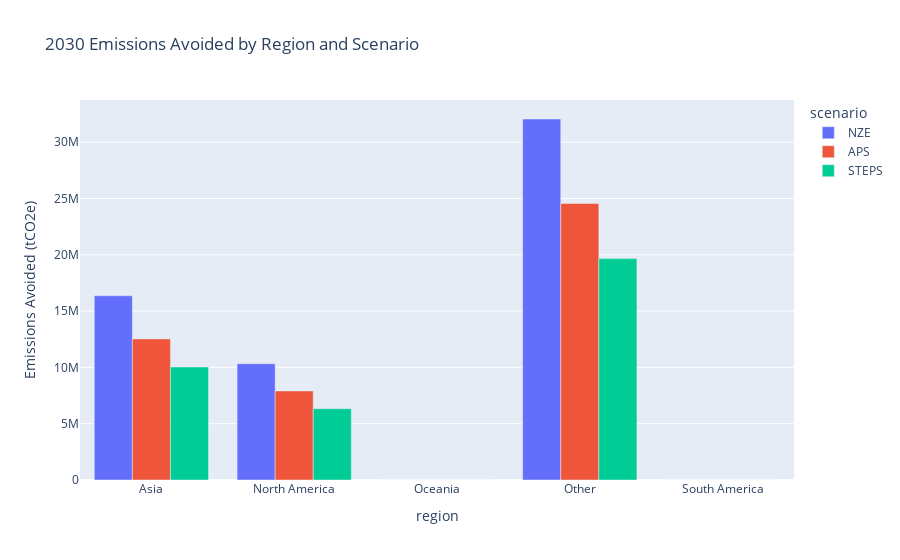

This figure's notebook cell:
### Code cell
# Regional projections comparison
year_2030 = df_projections[df_projections['year'] == 2030]

fig = px.bar(
    year_2030,
    x='region',
    y='emissions_avoided_tco2e',
    color='scenario',
    barmode='group',
    title='2030 Emissions Avoided by Region and Scenario',
    labels={'emissions_avoided_tco2e': 'Emissions Avoided (tCO2e)'}
)
fig.show()

### Figure 1 — Plotly figure (JSON) as saved in the notebook; plotly's stock layout.template omitted (floating-point values rounded to 4 significant figures)
{"data": [{"alignmentgroup": "True", "hovertemplate": "scenario=NZE<br>region=%{x}<br>Emissions Avoided (tCO2e)=%{y}<extra></extra>", "legendgroup": "NZE", "marker": {"color": "#636efa", "pattern": {"shape": ""}}, "name": "NZE", "offsetgroup": "NZE", "orientation": "v", "showlegend": true, "textposition": "auto", "type": "bar", "x": ["Asia", "North America", "Oceania", "Other", "South America"], "xaxis": "x", "y": [16360000.0, 10330000.0, 0, 32060000.0, 0], "yaxis": "y"}, {"alignmentgroup": "True", "hovertemplate": "scenario=APS<br>region=%{x}<br>Emissions Avoided (tCO2e)=%{y}<extra></extra>", "legendgroup": "APS", "marker": {"color": "#EF553B", "pattern": {"shape": ""}}, "name": "APS", "offsetgroup": "APS", "orientation": "v", "showlegend": true, "textposition": "auto", "type": "bar", "x": ["Asia", "North America", "Oceania", "Other", "South America"], "xaxis": "x", "y": [12530000.0, 7908000.0, 0, 24550000.0, 0], "yaxis": "y"}, {"alignmentgroup": "True", "hovertemplate": "scenario=STEPS<br>region=%{x}<br>Emissions Avoided (tCO2e)=%{y}<extra></extra>", "legendgroup": "STEPS", "marker": {"color": "#00cc96", "pattern": {"shape": ""}}, "name": "STEPS", "offsetgroup": "STEPS", "orientation": "v", "showlegend": true, "textposition": "auto", "type": "bar", "x": ["Asia", "North America", "Oceania", "Other", "South America"], "xaxis": "x", "y": [10030000.0, 6332000.0, 0, 19660000.0, 0], "yaxis": "y"}], "layout": {"barmode": "group", "legend": {"title": {"text": "scenario"}, "tracegroupgap": 0}, "title": {"text": "2030 Emissions Avoided by Region and Scenario"}, "xaxis": {"anchor": "y", "domain": [0, 1], "title": {"text": "region"}}, "yaxis": {"anchor": "x", "domain": [0, 1], "title": {"text": "Emissions Avoided (tCO2e)"}}}}
